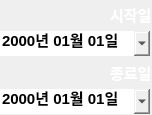
<?xml version="1.0" encoding="UTF-8"?>
<ui version="4.0">
 <class>Form</class>
 <widget class="QWidget" name="Form">
  <property name="geometry">
   <rect>
    <x>0</x>
    <y>0</y>
    <width>152</width>
    <height>115</height>
   </rect>
  </property>
  <property name="minimumSize">
   <size>
    <width>150</width>
    <height>115</height>
   </size>
  </property>
  <property name="maximumSize">
   <size>
    <width>152</width>
    <height>115</height>
   </size>
  </property>
  <property name="windowTitle">
   <string>Form</string>
  </property>
  <layout class="QVBoxLayout" name="verticalLayout_2" stretch="0">
   <property name="spacing">
    <number>0</number>
   </property>
   <property name="leftMargin">
    <number>0</number>
   </property>
   <property name="topMargin">
    <number>0</number>
   </property>
   <property name="rightMargin">
    <number>0</number>
   </property>
   <property name="bottomMargin">
    <number>0</number>
   </property>
   <item>
    <layout class="QVBoxLayout" name="verticalLayout">
     <property name="spacing">
      <number>3</number>
     </property>
     <item alignment="Qt::AlignRight">
      <widget class="QLabel" name="label">
       <property name="sizePolicy">
        <sizepolicy hsizetype="Preferred" vsizetype="Preferred">
         <horstretch>0</horstretch>
         <verstretch>0</verstretch>
        </sizepolicy>
       </property>
       <property name="minimumSize">
        <size>
         <width>0</width>
         <height>27</height>
        </size>
       </property>
       <property name="maximumSize">
        <size>
         <width>16777215</width>
         <height>27</height>
        </size>
       </property>
       <property name="styleSheet">
        <string notr="true">color: white;
font-family: -apple-system,BlinkMacSystemFont,&quot;Malgun Gothic&quot;,&quot;맑은고딕&quot;,helvetica,&quot;Apple SD Gothic Neo&quot;,sans-serif;
font-size: 15px;
font-weight: bold;</string>
       </property>
       <property name="text">
        <string>시작일</string>
       </property>
      </widget>
     </item>
     <item>
      <widget class="QDateEdit" name="start_dateEdit">
       <property name="minimumSize">
        <size>
         <width>150</width>
         <height>25</height>
        </size>
       </property>
       <property name="maximumSize">
        <size>
         <width>150</width>
         <height>25</height>
        </size>
       </property>
       <property name="focusPolicy">
        <enum>Qt::WheelFocus</enum>
       </property>
       <property name="styleSheet">
        <string notr="true">color: black;
font-family: -apple-system,BlinkMacSystemFont,&quot;Malgun Gothic&quot;,&quot;맑은고딕&quot;,helvetica,&quot;Apple SD Gothic Neo&quot;,sans-serif;
font-size: 15px;
font-weight: bold;
border: white;
</string>
       </property>
       <property name="displayFormat">
        <string>yyyy년 MM월 dd일</string>
       </property>
       <property name="calendarPopup">
        <bool>true</bool>
       </property>
      </widget>
     </item>
     <item alignment="Qt::AlignRight">
      <widget class="QLabel" name="label_2">
       <property name="sizePolicy">
        <sizepolicy hsizetype="Preferred" vsizetype="Preferred">
         <horstretch>0</horstretch>
         <verstretch>0</verstretch>
        </sizepolicy>
       </property>
       <property name="minimumSize">
        <size>
         <width>0</width>
         <height>27</height>
        </size>
       </property>
       <property name="maximumSize">
        <size>
         <width>16777215</width>
         <height>27</height>
        </size>
       </property>
       <property name="styleSheet">
        <string notr="true">color: white;
font-family: -apple-system,BlinkMacSystemFont,&quot;Malgun Gothic&quot;,&quot;맑은고딕&quot;,helvetica,&quot;Apple SD Gothic Neo&quot;,sans-serif;
font-size: 15px;
font-weight: bold;</string>
       </property>
       <property name="text">
        <string>종료일</string>
       </property>
      </widget>
     </item>
     <item>
      <widget class="QDateEdit" name="end_dateEdit">
       <property name="minimumSize">
        <size>
         <width>150</width>
         <height>25</height>
        </size>
       </property>
       <property name="maximumSize">
        <size>
         <width>150</width>
         <height>25</height>
        </size>
       </property>
       <property name="focusPolicy">
        <enum>Qt::WheelFocus</enum>
       </property>
       <property name="styleSheet">
        <string notr="true">color: black;
font-family: -apple-system,BlinkMacSystemFont,&quot;Malgun Gothic&quot;,&quot;맑은고딕&quot;,helvetica,&quot;Apple SD Gothic Neo&quot;,sans-serif;
font-size: 15px;
font-weight: bold;
border: white;</string>
       </property>
       <property name="displayFormat">
        <string>yyyy년 MM월 dd일</string>
       </property>
       <property name="calendarPopup">
        <bool>true</bool>
       </property>
      </widget>
     </item>
    </layout>
   </item>
  </layout>
 </widget>
 <resources/>
 <connections/>
</ui>
